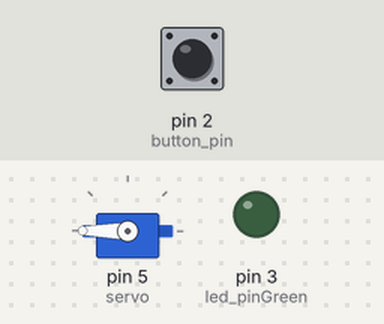
A sketch run on a simulated Arduino Uno, built with avr-gcc and run on an emulated ATmega328P. Shown: servo, output pins drawn as LEDs (lit = HIGH). Inputs (shaded band) come from the test bench; at power-on: pin 2 (button_pin) LOW.

Above: at 2.8 s.
2.9 s: pin 2 (button_pin) pulled HIGH for 1.2 s
At 3.9 s:
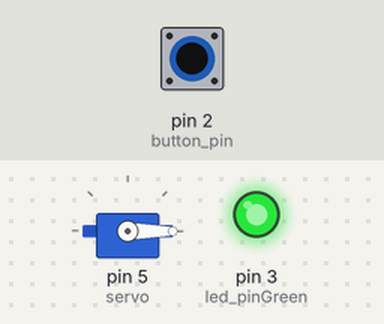
6.5 s: pin 2 (button_pin) pulled HIGH for 3.2 s
At 10.4 s:
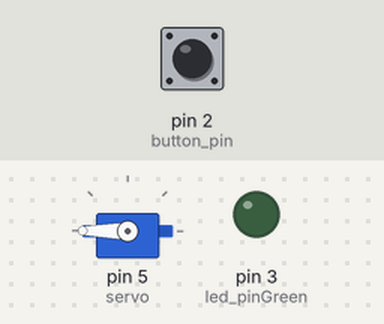
Timing chart, 0 to 11.9 s (numbered marks = the images above; inputs shaded):
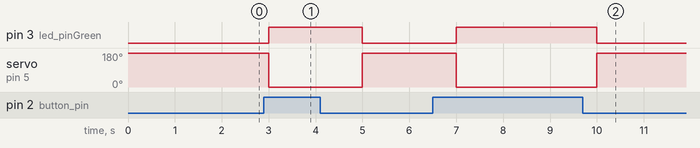

The sketch:

sketch_jan23a.ino
```cpp
#include <Servo.h> // подключаем библиотеку для работы с сервоприводом
Servo servo; // объявляем переменную servo типа "servo"
int led_pinGreen=3;        // пин подключения
int led_pinRed=6;
int button_pin = 2;     // пин кнопки
// переменные
int buttonState = 0;          // переменная для хранения состояния кнопки
void setup() {
    pinMode(led_pinGreen, OUTPUT); // Инициализируем цифровой вход/выход в режиме выхода.
    pinMode(button_pin, INPUT); // Инициализируем цифровой вход/выход в режиме входа.
    servo.attach(5); // привязываем сервопривод к аналоговому выходу 10
}
void loop() {
  buttonState = digitalRead(button_pin);// считываем значения с входа кнопки
   if (buttonState == HIGH) {
    digitalWrite(led_pinGreen, HIGH);// зажигаем светодиод
    digitalWrite(led_pinRed, LOW);
    servo.write(0); //ставим вал на 180
    delay (1000); // задержка в 1 секунду
  }
  else {
    digitalWrite(led_pinRed, HIGH);
    digitalWrite(led_pinGreen, LOW);// выключаем светодиод
    servo.write(180); //ставим вал на 0
    delay (1000); // задержка в 1 секунду
  }
}
```

Measured:
- after the input at 2.9 s, pin 3 (led_pinGreen): LOW → HIGH after 0.10 s, → LOW 2.0 s later; servo on pin 5 (servo): 180° → 0° after 0.10 s, → 180° 2.0 s later
- after the input at 6.5 s, pin 3 (led_pinGreen): LOW → HIGH after 0.50 s, → LOW 3.0 s later; servo on pin 5 (servo): 180° → 0° after 0.50 s, → 180° 3.0 s later
